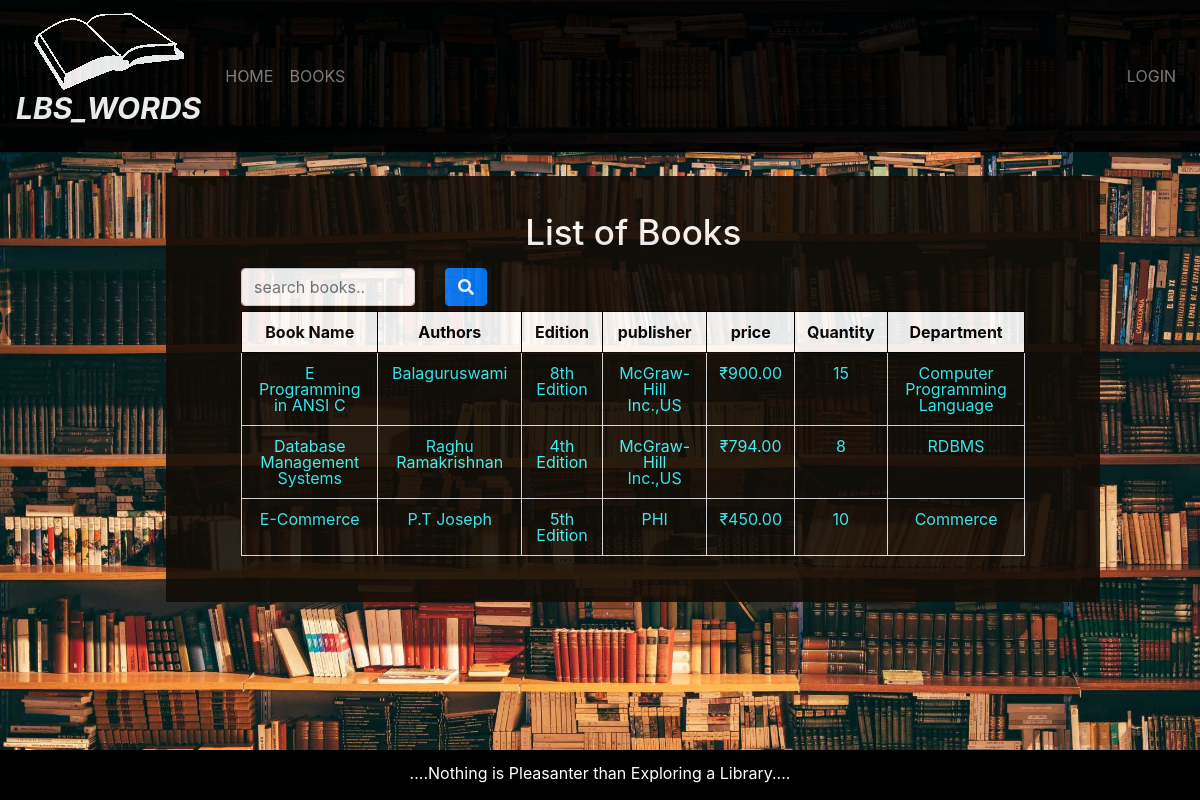
Page /librarian/books.php on the committed database.
### tables this page shows
CREATE TABLE `books` (
  `bookID` int(100) NOT NULL,
  `name` varchar(100) NOT NULL,
  `authors` varchar(100) NOT NULL,
  `edition` varchar(100) NOT NULL,
  `publisher` varchar(100) NOT NULL,
  `price` decimal(65,2) NOT NULL,
  `quantity` int(100) NOT NULL,
  `department` varchar(100) NOT NULL,
  `purchaseDate` date NOT NULL
);

### librarian/books.php (the view, shortened to what this page needs)
<?php
include "navbar.php";
?>
<!DOCTYPE html>
<html>
    <body>
        <div class="wrapper" id="main">
            <div class="box full-box log-pad">
                <div class="box-content box-form">
                    <div class="container">
                        <h1 class="text-center">List of Books</h1>
                        <div class="text-right search-box">
                            <form class="navbar-form" method="post" name="form1">
                                <div class="row">
                                    <div class="col-3">
                                        <input type="text" class="form-control" type="text" name="search" placeholder="search books..">
                                    </div>
                                    <div class="col-3">
                                        <button type="submit" name="srchBtn" class="btn btn-primary left">
                                            <i class="fas fa-search"></i>
                                        </button>
                                    </div>
                                </div>
                            </form>
                        </div>
                        <?php
                        if(isset($_POST['srchBtn']))
                        {
                            $query=mysqli_query($db,"SELECT * from books where name like '%$_POST[search]%' ");
                            if(mysqli_num_rows($query)==0)
                            {
                                $noRowMsg="Sorry! No book found.";
                            }
                        }
                        else {
                            $query=mysqli_query($db,"select * from `books`");
                        }
                        echo "<table class='table table-bordered text-center'>";
                        echo "<thead>";
                        echo "<tr>";
                        echo "<th>";echo "Book Name";echo "</th>";
                        echo "<th>";echo "Authors";echo "</th>";
                        echo "<th>";echo "Edition";echo "</th>";
                        echo "<th>";echo "publisher";echo "</th>";
                        echo "<th>";echo "price";echo "</th>";
                        echo "<th>";echo "Quantity";echo "</th>";
                        echo "<th>";echo "Department";echo "</th>";
                        echo "</tr>";
                        echo "</thead>";
                        if(!empty($noRowMsg))
                        {
                            if(isset($_SESSION['login_admin']))
                            {
                                echo "<td colspan=9>{$noRowMsg}</td>";
                            }
                            else {
                                echo "<td colspan=7>{$noRowMsg}</td>";
                            }
                        }
                        else
                        {
                            while($row=mysqli_fetch_assoc($query))
                            {
                                echo "<tr>";
                                echo "<td>";echo $row['name'];echo "</td>";
                                echo "<td>";echo $row['authors'];echo "</td>";
                                echo "<td>";echo $row['edition'];echo "</td>";
                                echo "<td>";echo $row['publisher'];echo "</td>";
                                echo "<td>";echo "₹{$row['price']}";echo "</td>";
                                echo "<td>";echo $row['quantity'];echo "</td>";
                                echo "<td>";echo $row['department'];echo "</td>";
                                echo "</tr>";
                            }
                        }
                        echo "</table>";
                        ?>
                    </div>
                </div>
            </div>
        </div>
        <?php
        include "../footer.php";
        ?>
    </body>
</html>

### librarian/navbar.php (shortened to what this page needs)
<!DOCTYPE html>
<html lang="en">
    <head>
        <link rel="stylesheet" href="../content/css/bootstrap/bootstrap.min.css">
        <link rel="stylesheet" href="../content/css/fontawsome/css/all.min.css">
        <link rel="stylesheet" href="../content/css/lms.css">
    </head>
    <body>
        <header>
            <nav class="navbar navbar-expand-lg fixed-top navbar-dark back-black">
                <a class="navbar-brand text-center" href="index.php"><img src="../content/images/WhiteLogo.png"><br>
                    <b><i><p>LBS_WORDS</p></b></i>
                </a>
                <div class="collapse navbar-collapse" id="lms-nav-content">
                    <ul class="navbar-nav mr-auto">
                        <li class="nav-item">
                            <a class="nav-link" href="../index.php">HOME</a>
                        </li>
                        <?php
                        if(isset($_SESSION['login_admin']))
                        {
                        ?>
                        <li class="nav-item">
                            <a class="nav-link" href="feedback.php">FEEDBACK
                            </a>
                        </li>
                        <?php
                        }
                        else {
                        ?>
                        <li class="nav-item">
                            <a class="nav-link" href="books.php">BOOKS</a>
                        </li>
                        <?php
                        }
                        ?>
                    </ul>
                    <ul class="navbar-nav ml-auto">
                        <?php
                        if(isset($_SESSION['login_admin']))
                        {
                        ?>
                        <li class="nav-item">
                            <a class="nav-link">
                                <?php
                            echo "HI, ".$_SESSION['login_admin'];
                                ?>
                            </a>
                        </li>
                        <li class="nav-item"><a class="nav-link" href="profile.php">PROFILE</a></li>
                        <li class="nav-item"><a class="nav-link" href="student.php">STUDENT-INFO</a></li>
                        <li class="nav-item">
                            <a class="nav-link" href="registration.php">REGISTRATION</a>
                        </li>
                        <li class="nav-item">
                            <a class="nav-link" href="../logout.php">LOGOUT</a>
                        </li>
                        <?php
                        }
                        else
                        {
                        ?>
                        <li class="nav-item">
                            <a class="nav-link" href="admin-login.php">LOGIN</a>
                        </li>
                        <?php
                        }
                        ?>
                    </ul>
                </div>
            </nav>
        </header>
    </body>
</html>

### footer.php
<!DOCTYPE html>
<html lang="en">
<head>
</head>
<body>
<footer>
    <p>
       ....Nothing is Pleasanter than Exploring a Library....
    </p>
</footer>
</body>
</html>

### content/css/lms.css (style rules this page uses)
html, body, div, span, object, iframe, h1, h2, h3, h4, h5, h6, p, blockquote, pre, abbr, address, cite, code, del, dfn, em, img, ins, kbd, q, samp, small, strong, sub, sup, var, b, i, dl, dt, dd, ol, ul, li, fieldset, form, label, legend, table, caption, tbody, tfoot, thead, tr, th, td, article, aside, canvas, details, figcaption, figure, footer, header, hgroup, menu, nav, section, summary, time, mark, audio, video { margin:40; padding:0; border:0; outline:0; font-size:100%; vertical-align:baseline; background:transparent; }
body { line-height:1; }
article,aside,details,figcaption,figure, footer,header,hgroup,menu,nav,section { display:block; }
nav ul { list-style:none; }
a { margin:0; padding:0; font-size:100%; vertical-align:baseline; background:transparent; }
table { border-collapse:collapse; border-spacing:0; }
input, select { vertical-align:middle; }
input { height: 25px; width: 200px; }
th { color: black; background-color: white; border: 1px solid black !important; }
.left { float: left !important; }
.navbar .navbar-brand p { font-size: 30px; }
.back-black { background-color: #000; opacity: 0.9; }
.wrapper { min-height: calc(100vh - 50px); overflow: auto; width: 100%; background-image: url('../images/Library.jpg'); background-repeat: no-repeat; background-attachment: fixed; background-size: cover; }
.box { min-height: 300px; width: 450px; background-color: #120d07; opacity: 0.9; padding-top: 5px; margin: 160px auto 70px auto; opacity: .9; text-align: center; color: white; }
.box.log-pad { margin-left: 150px; }
.box.full-box { width: 80%; }
.box .box-content { color: white; }
.box .box-content.box-form { padding: 30px 60px; }
.box .box-content h1 { text-align: center; font-size: 35px; margin-bottom: 15px; }
.table { color: #3af6ff !important; }
footer { padding-top: 10px; height: 50px; width: 100%; background-color: black; position: fixed; left: 0; bottom: 0; }
footer p { color: white; text-align: center; padding-top: 5px; }
#main { -webkit-transition: margin-left .5s; -o-transition: margin-left .5s; transition: margin-left .5s; padding: 16px; }
.search-box { margin: 5px 0; }

### rows in the picture
books: name "E Programming in ANSI C", authors "Balaguruswami", edition "8th Edition", publisher "McGraw-Hill Inc.,US", price "900.00", quantity "15", department "Computer Programming Language"
books: name "Database Management Systems", authors "Raghu Ramakrishnan", edition "4th Edition", publisher "McGraw-Hill Inc.,US", price "794.00", quantity "8", department "RDBMS"
books: name "E-Commerce", authors "P.T Joseph", edition "5th Edition", publisher "PHI", price "450.00", quantity "10", department "Commerce"
